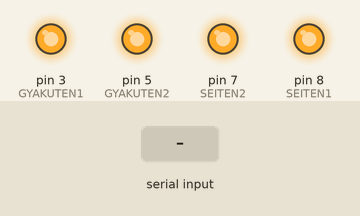
This sketch was run on a simulated Arduino Uno, built with avr-gcc and run on an emulated ATmega328P. Shown: output pins drawn as LEDs (lit = HIGH). The test bench sets the inputs (shaded band).

Above: at 1.2 s.
1.3 s: "3" received over Serial
At 2.5 s:
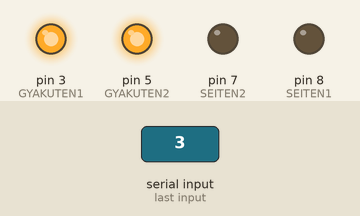
4.3 s: "5" received over Serial
At 5.1 s:
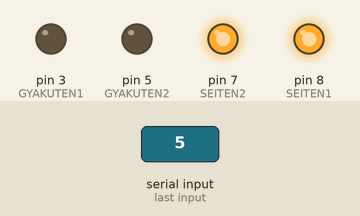
Timing chart, 0 to 7.4 s (numbered marks = the images above; inputs shaded):
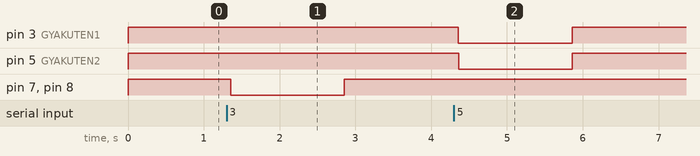

Measured:
- after the input at 1.3 s, pin 7 (SEITEN2): HIGH → LOW after 0.06 s, → HIGH 1.5 s later; pin 8 (SEITEN1): HIGH → LOW after 0.05 s, → HIGH 1.5 s later
- after the input at 4.3 s, pin 3 (GYAKUTEN1), pin 5 (GYAKUTEN2): HIGH → LOW after 0.06 s, → HIGH 1.5 s later

The sketch:

seriWrite.ino
```cpp
/*このプログラムはあさちゃんとせりが昨日の落下ドリルの制御の仕方をしっているのでそれ以外の方は手を加えることを許しません。助言はありですが、勝手な仕様変更は認めません。
 * 折角制御できたのにできなくなってしまう可能性があるからです。Unityと連動させるにはあさちゃんなら上手く組み込めるでしょう。
 * 面倒なのでまたしてもUnity側で時間は制御するようにしてください。Delayを適宜入れることによって安定するんじゃないかな？とりあえず、組み込み易いようにあえていれなかったけど。
 * １になって２になるまでの時間、落下ドリルが動く
 * ３になって４になるまでの時間、位置調整ドリルが正回転する
 * ５になって６になるまでの時間、位置調整ドリルが逆回転する
 * そんなつもりでプログラム書いたつもりやけど、疲れ＆眠気で昨日みたいなプログラムになっているかもしれん。
 * 絶対に位置調整ドリルのテストはLED以外でテストしないこと。もうさん、どらますさん監修の元テストすること。ドリルに電源を繋いでテストしてはならない！！
 * 朝バイトだし、力尽きたZE！頼んだあさちゃん。
*/


//const int pin1 = 1, pin2 = 2, pin7 = 7, pin8 = 8;
//const int testPin = 12;
const int SEITEN1 = 8,SEITEN2 = 7,GYAKUTEN1 = 3,GYAKUTEN2 = 5;  //ピンの名称をわかりやすく
char s;  //シリアル通信受信用
unsigned long safeTime = 1500;
unsigned long time_old = -1;
unsigned long time_new = 0;
boolean testFlg = false;

void setup(){
  Serial.begin(115200);
  pinMode(SEITEN1,OUTPUT);
  pinMode(SEITEN2,OUTPUT);
  pinMode(GYAKUTEN1,OUTPUT);
  pinMode(GYAKUTEN2,OUTPUT);
  //pinMode(testPin,OUTPUT);
  digitalWrite(SEITEN1,HIGH);
  digitalWrite(SEITEN2,HIGH);
  digitalWrite(GYAKUTEN1,HIGH);
  digitalWrite(GYAKUTEN2,HIGH);
  //digitalWrite(testPin,LOW);
}

void loop(){

  //digitalWrite(testPin,LOW);
  if(Serial.available() > 0){
      s = Serial.read();
      //Serial.println(s);
      Serial.flush();
    if(s == '1'){

      //fall(); もともとの落下プログラムが入るところ
      /*　１が１度送られてきて次に２が送られてくるまでは落下ドリルのピンが
       * Highになる仕様だったはず
       *
       *
       */
    }

    else if(s == '2'){
      //digitalWrite(DriverPin,LOW);//落下用ドリル停止
    }
    else if(s == '3'){
      //正回転ドリルモード
      drill_plus();
      /*　３が１度送られてきて次に４が送られてくるまでは位置調整ドリルのピンが
       * Low（動作状態）になる
       *
       *
       */
    }

    else if(s == '4'){
      reset();
    }
    else if(s == '5'){
      //逆回転ドリルモード
      //testFlg = true;
      drill_minus();
      /*　５が一度送られてきて次に６が送られてくるまでは位置調整ドリルのピンがLow（動作状態）になる
       *
       *
       */
    }
    else if(s == '6'){
      //testFlg = false;
      reset();
    }
  }

  time_new = millis();
  if(time_old != -1){
   // digitalWrite(13,HIGH);
   if( (time_new-time_old) > safeTime )
     reset();
  }
  else{
  // digitalWrite(13,LOW);
  }
  delay(50);
}
void reset(){
  time_old = -1;
  digitalWrite(SEITEN1,HIGH);
  digitalWrite(SEITEN2,HIGH);
  digitalWrite(GYAKUTEN1,HIGH);
  digitalWrite(GYAKUTEN2,HIGH);
  //digitalWrite(testPin,HIGH);
  delay(50);
}

void drill_plus(){
  reset();
  //migi mawari is plus
  digitalWrite(SEITEN1,LOW);
  delay(5);
  digitalWrite(SEITEN2,LOW);
  time_old = millis();
}

void drill_minus(){
 //left mawari is minus
  reset();
  digitalWrite(GYAKUTEN1,LOW);
  delay(5);
  digitalWrite(GYAKUTEN2,LOW);
  time_old = millis();


}
```
